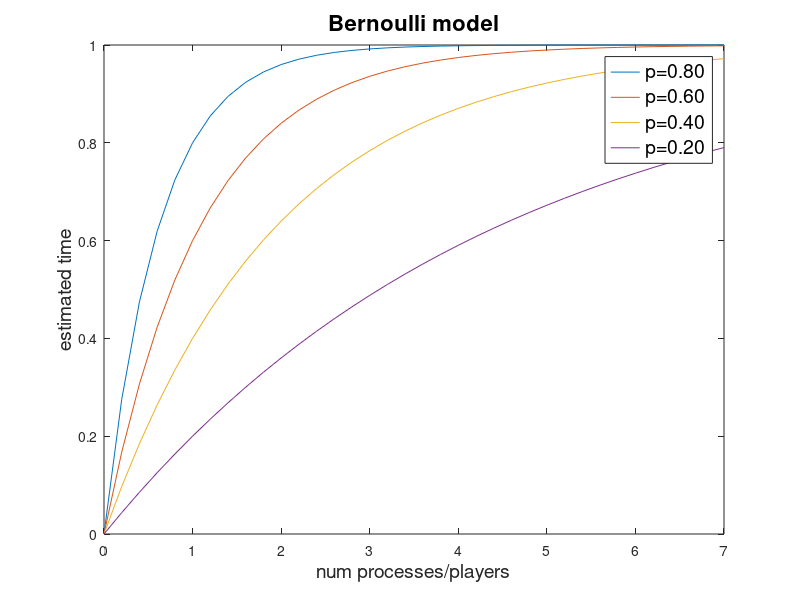
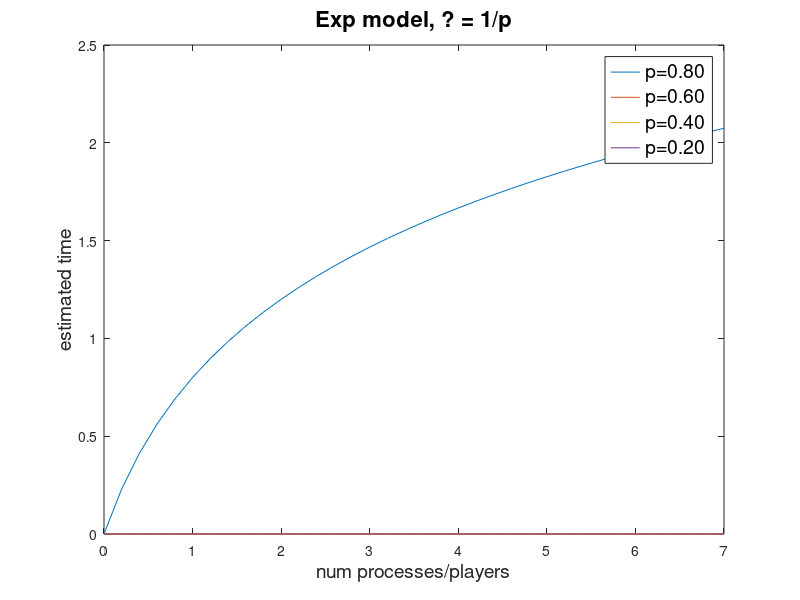
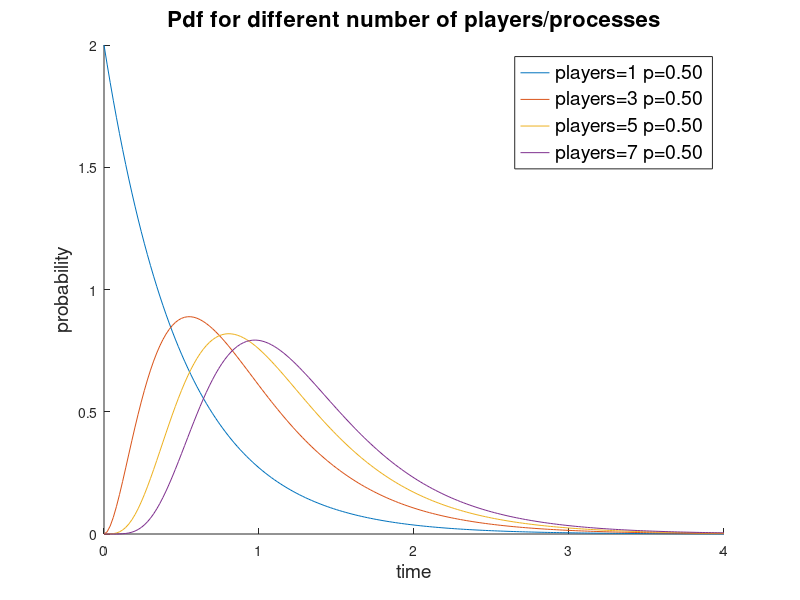

MATLAB code for these plots, in order:
%% Bernoulli version

ftitle = @(s) title(s, 'FontSize', 16);
fxlabel = @(s) xlabel(s, 'FontSize', 14);
fylabel = @(s) ylabel(s, 'FontSize', 14);
setlegend = @(hl) set(hl, 'FontSize', 14);
flegend = @(c) setlegend(legend(c{:}));

len = @(x) size(x, 2);

f = @(n, p) 1 - (1 - p).^n;

% p = prob of long turn
step = 0.20;
p = (1 - step):-step:0.01;

maxn = 7;
processes = 0:0.2:maxn;
num_lines = len(processes);

out = zeros(num_lines, size(p, 2));
for i = 1:num_lines
    out(i, :) = f(processes(i), p);
end


plot(processes, out)
ftitle('Bernoulli model')
fxlabel('num processes/players')
fylabel('estimated time')
legend_cell = cellstr(num2str(p', 'p=%.2f'));
flegend(legend_cell)

clear step maxn f

%% Exp version

e_cdf = @(x, lambda) 1 - exp(-lambda .* x);
e_pdf = @(x, lambda) lambda .* exp(-lambda .* x);

% Obs! Needs to support vector argument for x, not lambda!
total_pdf = @(n, x, lambda) ...
            e_pdf(x, lambda) .* (e_cdf(x, lambda) .^ (n - 1));


for i = 1:num_lines
    n = processes(i);
    for j = 1:len(p)
        lambda = 1 ./ p(j);
        integ = @(x) n .* x .* total_pdf(n, x, lambda);
        out(i, j) = integral(integ, 0, 1000 * lambda);
    end
end
figure
plot(processes, out)
ftitle('Exp model, ? = 1/p')
fxlabel('num processes/players')
fylabel('estimated time')
legend_cell = cellstr(num2str(p', 'p=%.2f'));
flegend(legend_cell)

%% Plot pdf for different num players

tp = 0.5;
figure
hold on
players = 1:2:7;
legend_cell = {len(players)};
for i = 1:len(players)
    pls = players(i);
    test_pdf = @(x) pls .* total_pdf(pls, x, 1./tp);
    xs = 0:0.02:4;
    plot(xs, test_pdf(xs))
    legend_cell(i) = {[num2str(pls,'players=%i'),' ', num2str(tp,'p=%.2f')]};
end
ftitle('Pdf for different number of players/processes')
flegend(legend_cell)
fxlabel('time')
fylabel('probability')
hold off
clear ld xs pls tp